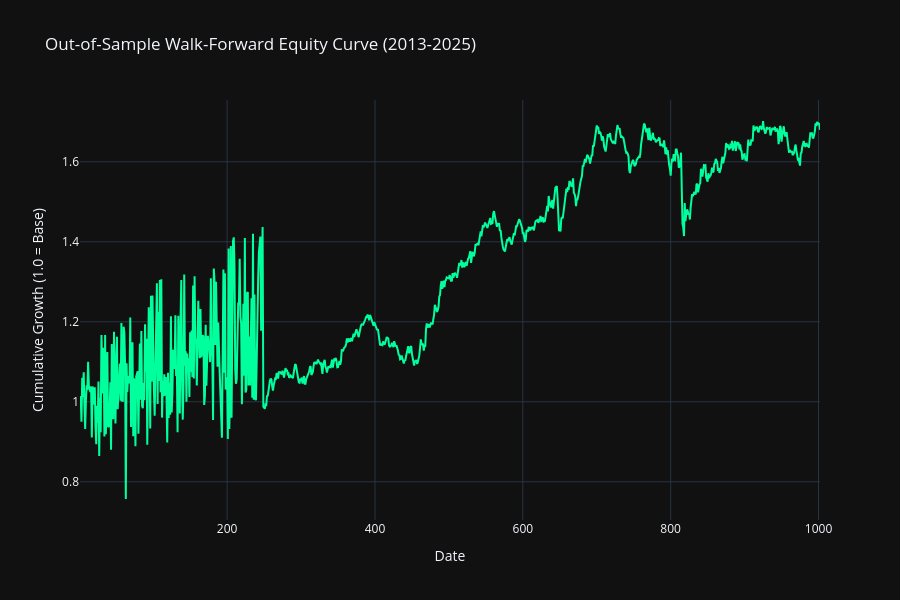

The code cell stored with this chart in its notebook:
### Code cell
# ─────────────────────────────────────────────────────────────────────────────
# STEP 3  |  Equity Curve
# ─────────────────────────────────────────────────────────────────────────────
stitch_and_display_results(results_dir='sandbox/results')

### Figure 1 — Plotly figure (JSON) as saved in the notebook; plotly's stock layout.template omitted (floating-point values rounded to 4 significant figures; data arrays with more than 128 entries replaced by an {"elided": "..."} marker saying what was removed)
{"data": [{"line": {"color": "#00ff9d", "width": 2}, "mode": "lines", "name": "Strategy Equity Curve", "type": "scatter", "x": {"elided": "1002 int values"}, "y": {"elided": "1002 float values"}}], "layout": {"height": 600, "title": {"text": "Out-of-Sample Walk-Forward Equity Curve (2013-2025)"}, "xaxis": {"title": {"text": "Date"}}, "yaxis": {"title": {"text": "Cumulative Growth (1.0 = Base)"}}}}
